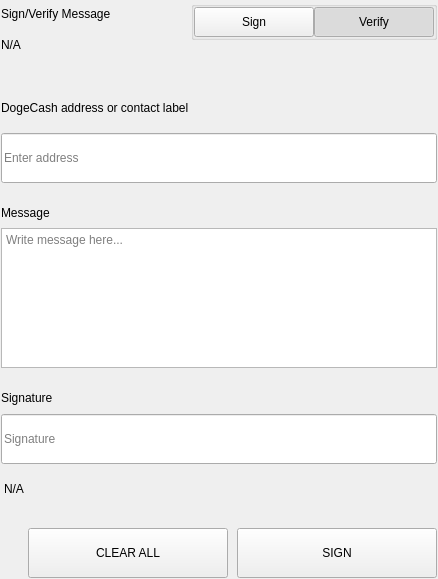
<?xml version="1.0" encoding="UTF-8"?>
<ui version="4.0">
 <class>SettingsSignMessageWidgets</class>
 <widget class="QWidget" name="SettingsSignMessageWidgets">
  <property name="geometry">
   <rect>
    <x>0</x>
    <y>0</y>
    <width>438</width>
    <height>579</height>
   </rect>
  </property>
  <property name="windowTitle">
   <string notr="true">N/A</string>
  </property>
  <layout class="QVBoxLayout" name="verticalLayout">
   <property name="spacing">
    <number>0</number>
   </property>
   <property name="leftMargin">
    <number>0</number>
   </property>
   <property name="topMargin">
    <number>0</number>
   </property>
   <property name="rightMargin">
    <number>0</number>
   </property>
   <property name="bottomMargin">
    <number>0</number>
   </property>
   <item>
    <widget class="QWidget" name="left" native="true">
     <layout class="QVBoxLayout" name="verticalLayout_3">
      <property name="leftMargin">
       <number>0</number>
      </property>
      <property name="topMargin">
       <number>0</number>
      </property>
      <property name="rightMargin">
       <number>0</number>
      </property>
      <property name="bottomMargin">
       <number>0</number>
      </property>
      <item>
       <widget class="QWidget" name="container_sign" native="true">
        <layout class="QVBoxLayout" name="verticalLayout_2">
         <property name="spacing">
          <number>0</number>
         </property>
         <property name="leftMargin">
          <number>1</number>
         </property>
         <property name="topMargin">
          <number>1</number>
         </property>
         <property name="rightMargin">
          <number>1</number>
         </property>
         <property name="bottomMargin">
          <number>1</number>
         </property>
         <item>
          <layout class="QHBoxLayout" name="horizontalLayout_3" stretch="3,1">
           <property name="spacing">
            <number>40</number>
           </property>
           <item>
            <layout class="QVBoxLayout" name="verticalLayoutTitle">
             <property name="spacing">
              <number>5</number>
             </property>
             <item>
              <widget class="QLabel" name="labelTitle">
               <property name="text">
                <string>Sign/Verify Message</string>
               </property>
              </widget>
             </item>
             <item>
              <widget class="QLabel" name="labelSubtitle1">
               <property name="text">
                <string notr="true">N/A</string>
               </property>
               <property name="wordWrap">
                <bool>true</bool>
               </property>
              </widget>
             </item>
            </layout>
           </item>
           <item alignment="Qt::AlignRight|Qt::AlignTop">
            <widget class="QWidget" name="containerSwitch" native="true">
             <property name="styleSheet">
              <string notr="true">#containerSwitch{
	padding-top:9px;
}</string>
             </property>
             <layout class="QVBoxLayout" name="verticalLayout_6">
              <property name="spacing">
               <number>4</number>
              </property>
              <property name="leftMargin">
               <number>0</number>
              </property>
              <property name="topMargin">
               <number>0</number>
              </property>
              <property name="rightMargin">
               <number>0</number>
              </property>
              <property name="bottomMargin">
               <number>0</number>
              </property>
              <item alignment="Qt::AlignRight">
               <widget class="QGroupBox" name="groupBox">
                <property name="sizePolicy">
                 <sizepolicy hsizetype="Fixed" vsizetype="Preferred">
                  <horstretch>0</horstretch>
                  <verstretch>0</verstretch>
                 </sizepolicy>
                </property>
                <property name="title">
                 <string/>
                </property>
                <property name="alignment">
                 <set>Qt::AlignRight|Qt::AlignTop|Qt::AlignTrailing</set>
                </property>
                <layout class="QHBoxLayout" name="horizontalLayout_4">
                 <property name="spacing">
                  <number>0</number>
                 </property>
                 <property name="leftMargin">
                  <number>0</number>
                 </property>
                 <property name="topMargin">
                  <number>0</number>
                 </property>
                 <property name="rightMargin">
                  <number>0</number>
                 </property>
                 <property name="bottomMargin">
                  <number>0</number>
                 </property>
                 <item>
                  <widget class="QPushButton" name="pushSign">
                   <property name="minimumSize">
                    <size>
                     <width>120</width>
                     <height>30</height>
                    </size>
                   </property>
                   <property name="maximumSize">
                    <size>
                     <width>120</width>
                     <height>30</height>
                    </size>
                   </property>
                   <property name="focusPolicy">
                    <enum>Qt::NoFocus</enum>
                   </property>
                   <property name="text">
                    <string>Sign</string>
                   </property>
                   <property name="checkable">
                    <bool>true</bool>
                   </property>
                   <property name="autoExclusive">
                    <bool>true</bool>
                   </property>
                  </widget>
                 </item>
                 <item>
                  <widget class="QPushButton" name="pushVerify">
                   <property name="minimumSize">
                    <size>
                     <width>120</width>
                     <height>30</height>
                    </size>
                   </property>
                   <property name="maximumSize">
                    <size>
                     <width>120</width>
                     <height>30</height>
                    </size>
                   </property>
                   <property name="focusPolicy">
                    <enum>Qt::NoFocus</enum>
                   </property>
                   <property name="text">
                    <string>Verify</string>
                   </property>
                   <property name="checkable">
                    <bool>true</bool>
                   </property>
                   <property name="checked">
                    <bool>true</bool>
                   </property>
                   <property name="autoExclusive">
                    <bool>true</bool>
                   </property>
                  </widget>
                 </item>
                </layout>
               </widget>
              </item>
              <item alignment="Qt::AlignHCenter|Qt::AlignTop">
               <widget class="QLabel" name="labelSubtitleSwitch">
                <property name="text">
                 <string/>
                </property>
                <property name="alignment">
                 <set>Qt::AlignRight|Qt::AlignTrailing|Qt::AlignVCenter</set>
                </property>
               </widget>
              </item>
             </layout>
            </widget>
           </item>
          </layout>
         </item>
         <item>
          <spacer name="verticalSpacer_2">
           <property name="orientation">
            <enum>Qt::Vertical</enum>
           </property>
           <property name="sizeType">
            <enum>QSizePolicy::Fixed</enum>
           </property>
           <property name="sizeHint" stdset="0">
            <size>
             <width>20</width>
             <height>40</height>
            </size>
           </property>
          </spacer>
         </item>
         <item>
          <widget class="QWidget" name="containerAddress" native="true">
           <property name="sizePolicy">
            <sizepolicy hsizetype="Preferred" vsizetype="Fixed">
             <horstretch>0</horstretch>
             <verstretch>0</verstretch>
            </sizepolicy>
           </property>
           <layout class="QVBoxLayout" name="verticalLayout_5" stretch="0,0">
            <property name="spacing">
             <number>15</number>
            </property>
            <property name="leftMargin">
             <number>0</number>
            </property>
            <property name="topMargin">
             <number>0</number>
            </property>
            <property name="rightMargin">
             <number>0</number>
            </property>
            <property name="bottomMargin">
             <number>0</number>
            </property>
            <item>
             <widget class="QLabel" name="labelSubtitleAddress">
              <property name="minimumSize">
               <size>
                <width>0</width>
                <height>20</height>
               </size>
              </property>
              <property name="maximumSize">
               <size>
                <width>16777215</width>
                <height>20</height>
               </size>
              </property>
              <property name="text">
               <string>DogeCash address or contact label</string>
              </property>
             </widget>
            </item>
            <item>
             <widget class="QLineEdit" name="addressIn_SM">
              <property name="minimumSize">
               <size>
                <width>0</width>
                <height>50</height>
               </size>
              </property>
              <property name="maximumSize">
               <size>
                <width>16777215</width>
                <height>50</height>
               </size>
              </property>
              <property name="placeholderText">
               <string>Enter address</string>
              </property>
             </widget>
            </item>
           </layout>
          </widget>
         </item>
         <item>
          <spacer name="verticalSpacer_3">
           <property name="orientation">
            <enum>Qt::Vertical</enum>
           </property>
           <property name="sizeType">
            <enum>QSizePolicy::Fixed</enum>
           </property>
           <property name="sizeHint" stdset="0">
            <size>
             <width>20</width>
             <height>20</height>
            </size>
           </property>
          </spacer>
         </item>
         <item>
          <layout class="QVBoxLayout" name="verticalLayout_9">
           <property name="spacing">
            <number>5</number>
           </property>
           <item>
            <widget class="QLabel" name="labelSubtitleMessage">
             <property name="minimumSize">
              <size>
               <width>0</width>
               <height>20</height>
              </size>
             </property>
             <property name="maximumSize">
              <size>
               <width>16777215</width>
               <height>20</height>
              </size>
             </property>
             <property name="text">
              <string>Message</string>
             </property>
            </widget>
           </item>
           <item>
            <widget class="QPlainTextEdit" name="messageIn_SM">
             <property name="minimumSize">
              <size>
               <width>0</width>
               <height>140</height>
              </size>
             </property>
             <property name="maximumSize">
              <size>
               <width>16777215</width>
               <height>140</height>
              </size>
             </property>
             <property name="placeholderText">
              <string>Write message here...</string>
             </property>
            </widget>
           </item>
          </layout>
         </item>
         <item>
          <spacer name="verticalSpacer_4">
           <property name="orientation">
            <enum>Qt::Vertical</enum>
           </property>
           <property name="sizeType">
            <enum>QSizePolicy::Fixed</enum>
           </property>
           <property name="sizeHint" stdset="0">
            <size>
             <width>20</width>
             <height>20</height>
            </size>
           </property>
          </spacer>
         </item>
         <item>
          <widget class="QWidget" name="widget" native="true">
           <property name="minimumSize">
            <size>
             <width>0</width>
             <height>75</height>
            </size>
           </property>
           <property name="maximumSize">
            <size>
             <width>16777215</width>
             <height>16777215</height>
            </size>
           </property>
           <layout class="QVBoxLayout" name="verticalLayout_4">
            <property name="leftMargin">
             <number>0</number>
            </property>
            <property name="topMargin">
             <number>0</number>
            </property>
            <property name="rightMargin">
             <number>0</number>
            </property>
            <property name="bottomMargin">
             <number>0</number>
            </property>
            <item>
             <widget class="QLabel" name="labelSubtitleSignature">
              <property name="minimumSize">
               <size>
                <width>0</width>
                <height>20</height>
               </size>
              </property>
              <property name="maximumSize">
               <size>
                <width>16777215</width>
                <height>20</height>
               </size>
              </property>
              <property name="text">
               <string>Signature</string>
              </property>
             </widget>
            </item>
            <item>
             <widget class="QLineEdit" name="signatureOut_SM">
              <property name="minimumSize">
               <size>
                <width>0</width>
                <height>50</height>
               </size>
              </property>
              <property name="placeholderText">
               <string>Signature</string>
              </property>
             </widget>
            </item>
           </layout>
          </widget>
         </item>
         <item>
          <widget class="QLabel" name="statusLabel_SM">
           <property name="styleSheet">
            <string notr="true">padding-top:5px;</string>
           </property>
           <property name="text">
            <string notr="true">N/A</string>
           </property>
          </widget>
         </item>
         <item>
          <spacer name="verticalSpacer">
           <property name="orientation">
            <enum>Qt::Vertical</enum>
           </property>
           <property name="sizeType">
            <enum>QSizePolicy::Fixed</enum>
           </property>
           <property name="sizeHint" stdset="0">
            <size>
             <width>20</width>
             <height>20</height>
            </size>
           </property>
          </spacer>
         </item>
         <item>
          <layout class="QHBoxLayout" name="horizontalLayout_7">
           <property name="spacing">
            <number>9</number>
           </property>
           <item>
            <spacer name="horizontalSpacer_5">
             <property name="orientation">
              <enum>Qt::Horizontal</enum>
             </property>
             <property name="sizeType">
              <enum>QSizePolicy::Expanding</enum>
             </property>
             <property name="sizeHint" stdset="0">
              <size>
               <width>40</width>
               <height>20</height>
              </size>
             </property>
            </spacer>
           </item>
           <item>
            <widget class="QPushButton" name="pushButtonClear">
             <property name="minimumSize">
              <size>
               <width>200</width>
               <height>50</height>
              </size>
             </property>
             <property name="focusPolicy">
              <enum>Qt::NoFocus</enum>
             </property>
             <property name="text">
              <string>CLEAR ALL</string>
             </property>
            </widget>
           </item>
           <item>
            <widget class="QPushButton" name="pushButtonSave">
             <property name="minimumSize">
              <size>
               <width>200</width>
               <height>50</height>
              </size>
             </property>
             <property name="maximumSize">
              <size>
               <width>200</width>
               <height>50</height>
              </size>
             </property>
             <property name="focusPolicy">
              <enum>Qt::NoFocus</enum>
             </property>
             <property name="text">
              <string>SIGN</string>
             </property>
            </widget>
           </item>
          </layout>
         </item>
        </layout>
       </widget>
      </item>
     </layout>
    </widget>
   </item>
  </layout>
 </widget>
 <resources/>
 <connections/>
</ui>
